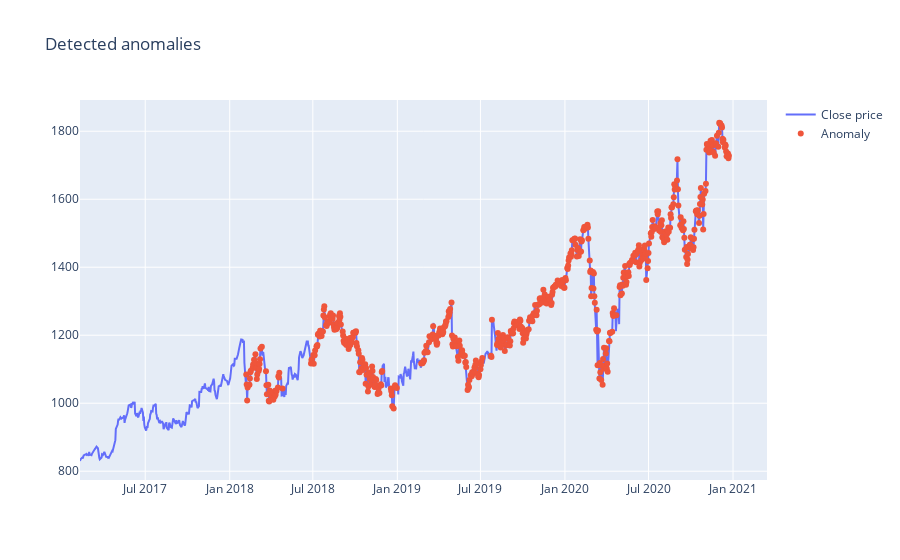

Write notebook code for a chart like this one.
### Code cell
fig = go.Figure()
fig.add_trace(go.Scatter(x=anomaly_df['Date'], y=scaler.inverse_transform(anomaly_df['Close'].values.reshape(-1, 1)).flatten(), name='Close price'))
fig.add_trace(go.Scatter(x=anomalies['Date'], y=scaler.inverse_transform(anomalies['Close'].values.reshape(-1, 1)).flatten(), mode='markers', name='Anomaly'))
fig.update_layout(showlegend=True, title='Detected anomalies')
fig.show()

### Figure 1 — Plotly figure (JSON) as saved in the notebook; plotly's stock layout.template omitted (floating-point values rounded to 4 significant figures; data arrays with more than 128 entries replaced by an {"elided": "..."} marker saying what was removed)
{"data": [{"name": "Close price", "type": "scatter", "x": {"elided": "976 str values"}, "y": {"elided": "976 float values"}}, {"mode": "markers", "name": "Anomaly", "type": "scatter", "x": {"elided": "598 str values"}, "y": {"elided": "598 float values"}}], "layout": {"showlegend": true, "title": {"text": "Detected anomalies"}}}
